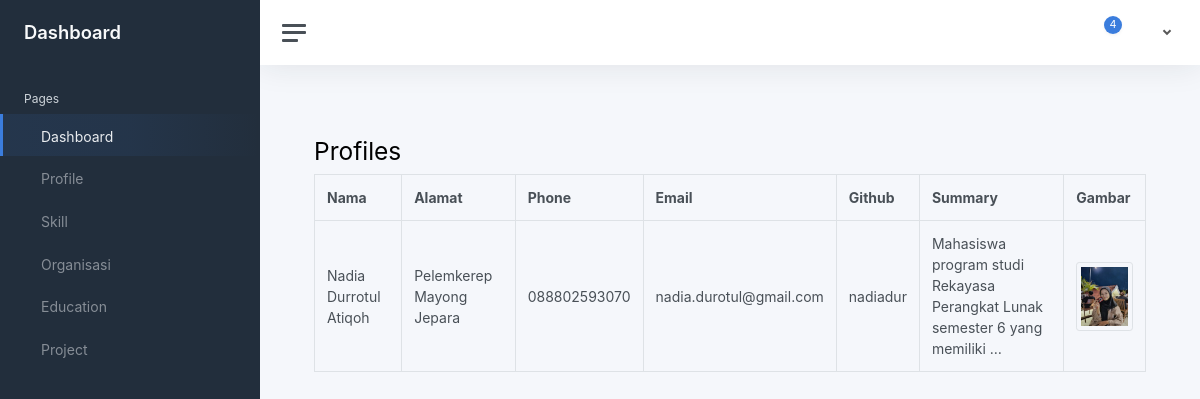
The app's page /dashboard/profiles/ with its own data.
### cv_api/models.py (models this page shows, shortened)
class Profile(models.Model):
    name = models.CharField(max_length=100)
    address = models.CharField(max_length=200)
    phone = models.CharField(max_length=20)
    email = models.EmailField()
    github = models.CharField(max_length=100, blank=True, null=True)
    summary = models.TextField()
    image = models.ImageField(upload_to='profile_images/', blank=True, null=True)

### cv_api/views.py (the view)
# urls.py: path('dashboard/profiles/', cv_views.profile_list, name='profile_list'),
def profile_list(request):
    profiles = Profile.objects.all()
    return render(request, 'frontend/profiles/list.html', {'profiles': profiles})

### frontend/static/templates/frontend/profiles/list.html (shortened to what this page needs)
{% extends "frontend/base.html" %}
{% block content %}
<div class="container mt-4">
    <h2>Profiles</h2>
    <table class="table table-bordered">
        <thead>
            <tr>
                <th>Nama</th>
                <th>Alamat</th>
                <th>Phone</th>
                <th>Email</th>
                <th>Github</th>
                <th>Summary</th>
                <th>Gambar</th>
            </tr>
        </thead>
        <tbody>
            {% for p in profiles %}
            <tr>
                <td>{{ p.name }}</td>
                <td>{{ p.address }}</td>
                <td>{{ p.phone }}</td>
                <td>{{ p.email }}</td>
                <td>{{ p.github }}</td>
                <td>{{ p.summary|truncatewords:10 }}</td>
                <td>
                    {% if p.image %}
                        <img src="{{ p.image.url }}" alt="Profile Image" width="80" class="img-thumbnail">
                    {% else %}
                        <span class="text-muted">Tidak ada</span>
                    {% endif %}
                </td>
            </tr>
            {% endfor %}
        </tbody>
    </table>
</div>
{% endblock %}

### records on screen
Profile: name "Nadia Durrotul Atiqoh", address "Pelemkerep Mayong Jepara", phone "088802593070", email "nadia.durotul@gmail.com", github "nadiadur", summary "Mahasiswa program studi Rekayasa Perangkat Lunak semester 6 yang memiliki …", image (picture)
